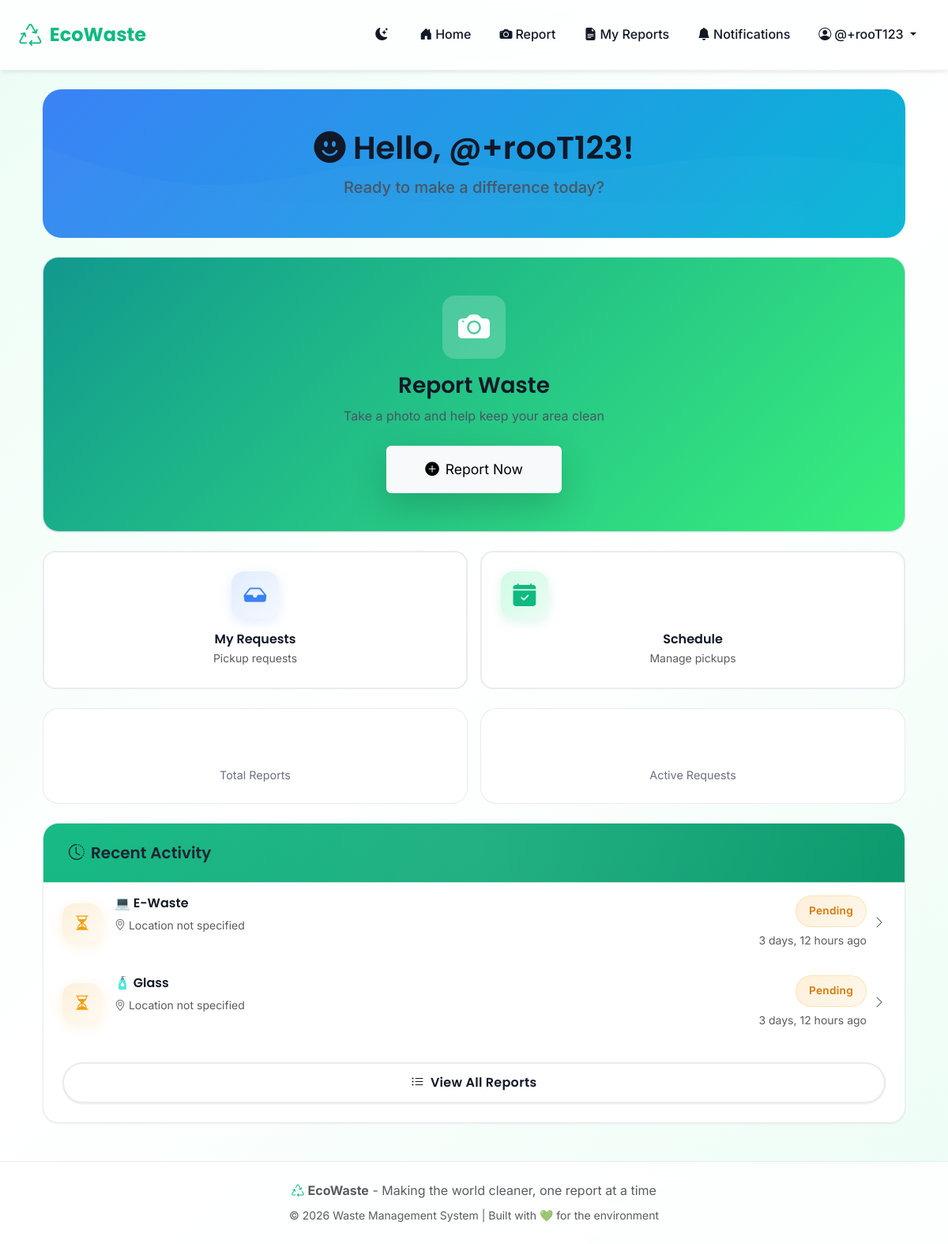
The app's page / (signed in) with its own data.
### mainapp/models.py (models this page shows, shortened)
class WasteReport(models.Model):
    WASTE_TYPE_CHOICES = [
        ('plastic', '♻️ Plastic'),
        ('paper', '📦 Paper'),
        ('organic', '🍌 Organic / Wet Waste'),
        ('metal', '🔩 Metal'),
        ('glass', '🧴 Glass'),
        ('e_waste', '💻 E-Waste'),
        ('medical', '🏥 Medical Waste'),
        ('construction', '🧱 Construction Waste'),
        ('other', '❓ Other'),
    ]
    QUANTITY_TYPE_CHOICES = [
        ('small', 'Small (1–2 kg)'),
        ('medium', 'Medium (3–10 kg)'),
        ('large', 'Large (10+ kg)'),
    ]
    CONDITION_CHOICES = [
        ('dry', 'Dry'),
        ('wet', 'Wet'),
        ('mixed', 'Mixed'),
        ('hazardous', 'Hazardous'),
    ]
    STATUS_CHOICES = [
        ('pending', 'Pending'),
        ('confirmed', 'Confirmed'),
        ('in_progress', 'In Progress'),
        ('completed', 'Completed'),
        ('cancelled', 'Cancelled'),
    ]
    user = models.ForeignKey(User, on_delete=models.CASCADE, related_name='waste_reports')
    name = models.CharField(max_length=200, blank=True)
    mobile_number = models.CharField(max_length=15, blank=True)
    email = models.EmailField(blank=True)
    waste_type = models.CharField(max_length=20, choices=WASTE_TYPE_CHOICES)
    waste_type_other = models.CharField(max_length=100, blank=True, help_text="Specify if 'Other' is selected")
    quantity_type = models.CharField(max_length=10, choices=QUANTITY_TYPE_CHOICES)
    exact_quantity = models.DecimalField(max_digits=8, decimal_places=2, null=True, blank=True, help_text="Exact quantity in kg")
    waste_condition = models.CharField(max_length=20, choices=CONDITION_CHOICES, blank=True)
    image = models.ImageField(upload_to='waste_reports/', help_text="Upload waste photo")
    location_auto = models.BooleanField(default=False)
    latitude = models.DecimalField(max_digits=8, decimal_places=5, null=True, blank=True)
    longitude = models.DecimalField(max_digits=8, decimal_places=5, null=True, blank=True)
    area = models.CharField(max_length=200, blank=True)
    city = models.CharField(max_length=100, blank=True)
    state = models.CharField(max_length=100, blank=True)
    landmark = models.CharField(max_length=200, blank=True)
    full_address = models.TextField(blank=True, help_text="Complete pickup address with house/flat number, street, etc.")
    additional_notes = models.TextField(blank=True)
    status = models.CharField(max_length=20, choices=STATUS_CHOICES, default='pending')
    created_at = models.DateTimeField(auto_now_add=True)
    updated_at = models.DateTimeField(auto_now=True)
    class Meta:
        ordering = ['-created_at']

### mainapp/views.py (the view)
# urls.py: path('', views.home, name='home'),
def home(request):
    context = {}
    if request.user.is_authenticated:
        recent_reports = WasteReport.objects.filter(user=request.user)[:3]
        total_reports = WasteReport.objects.filter(user=request.user).count()
        if not hasattr(request.user, 'buyer_profile'):
            pending_requests_count = PickupRequest.objects.filter(
                user=request.user,
                status='pending'
            ).count()
            context['pending_requests_count'] = pending_requests_count
        context.update({
            'recent_reports': recent_reports,
            'total_reports': total_reports,
        })
    return render(request, 'mainapp/home.html', context)

### mainapp/templates/mainapp/home.html (shortened to what this page needs)
{% extends 'mainapp/base.html' %}
{% block content %}
{% if user.is_authenticated %}
<div class="container">
    <div class="hero-section gradient-blue text-white mb-4 fade-in">
        <div class="hero-content text-center">
            <h1 class="mb-2">
                <i class="bi bi-emoji-smile-fill"></i> Hello, {{ user.username }}!
            </h1>
            <p class="mb-0 fs-5 fw-medium">Ready to make a difference today?</p>
        </div>
    </div>
    <a href="{% url 'waste_report_create' %}" class="text-decoration-none d-block mb-4 slide-in-left">
        <div class="modern-card gradient-eco text-white hover-lift p-5 text-center position-relative overflow-hidden">
            <div class="position-relative" style="z-index: 2;">
                <div class="icon-box mx-auto mb-3" style="background: rgba(255, 255, 255, 0.2); width: 80px; height: 80px;">
                    <i class="bi bi-camera-fill text-white" style="font-size: 2.5rem;"></i>
                </div>
                <h3 class="mb-2">Report Waste</h3>
                <p class="mb-4 opacity-90">Take a photo and help keep your area clean</p>
                <span class="btn btn-light btn-modern-lg px-5 shadow-lg">
                    <i class="bi bi-plus-circle-fill me-2"></i>Report Now
                </span>
            </div>
        </div>
    </a>
    <div class="row g-3 mb-4">
        <div class="col-6 slide-in-left delay-1">
            <a href="{% url 'user_notifications' %}" class="text-decoration-none">
                <div class="quick-action-card text-center">
                    <div class="position-relative d-inline-block mb-3">
                        <div class="icon-box icon-box-blue">
                            <i class="bi bi-inbox-fill"></i>
                        </div>
                    </div>
                    <h6 class="mb-0 fw-semibold">My Requests</h6>
                    <small class="text-muted">Pickup requests</small>
                </div>
            </a>
        </div>
        <div class="col-6 slide-in-right delay-1">
            <a href="{% url 'waste_report_list' %}" class="text-decoration-none">
                <div class="quick-action-card text-center">
                    <div class="icon-box icon-box-green mb-3">
                        <i class="bi bi-calendar-check-fill"></i>
                    </div>
                    <h6 class="mb-0 fw-semibold">Schedule</h6>
                    <small class="text-muted">Manage pickups</small>
                </div>
            </a>
        </div>
    </div>
    <div class="row g-3 mb-4">
        <div class="col-6 slide-in-left delay-2">
            <div class="stats-card">
                <div class="stats-number">{{ total_reports }}</div>
                <div class="stats-label">Total Reports</div>
            </div>
        </div>
        <div class="col-6 slide-in-right delay-2">
            <div class="stats-card">
                <div class="stats-number">{{ pending_requests_count }}</div>
                <div class="stats-label">Active Requests</div>
            </div>
        </div>
    </div>
    <div class="modern-card mb-4 fade-in delay-3">
        <div class="modern-card-header">
            <h5 class="mb-0 fw-semibold">
                <i class="bi bi-clock-history me-2"></i>Recent Activity
            </h5>
        </div>
        <div class="modern-card-body p-0">
            {% if recent_reports %}
            <div class="list-group list-group-flush">
                {% for report in recent_reports %}
                <a href="{% url 'waste_report_detail' report.pk %}" class="list-group-item list-group-item-action border-0 px-4 py-3 hover-lift">
                    <div class="d-flex align-items-center">
                        <div class="me-3">
                            {% if report.status == 'collected' %}
                            <div class="icon-box icon-box-green" style="width: 50px; height: 50px; font-size: 1.3rem;">
                                <i class="bi bi-check-circle-fill"></i>
                            </div>
                            {% elif report.status == 'assigned' or report.status == 'scheduled' %}
                            <div class="icon-box icon-box-blue" style="width: 50px; height: 50px; font-size: 1.3rem;">
                                <i class="bi bi-clock-fill"></i>
                            </div>
                            {% else %}
                            <div class="icon-box icon-box-orange" style="width: 50px; height: 50px; font-size: 1.3rem;">
                                <i class="bi bi-hourglass-split"></i>
                            </div>
                            {% endif %}
                        </div>
                        <div class="flex-grow-1">
                            <div class="d-flex justify-content-between align-items-start">
                                <div>
                                    <h6 class="mb-1 fw-semibold">{{ report.get_waste_type_display }}</h6>
                                    <small class="text-muted">
                                        <i class="bi bi-geo-alt"></i> {{ report.location|default:"Location not specified" }}
                                    </small>
                                </div>
                                <div class="text-end">
                                    <span class="status-badge status-badge-{% if report.status == 'collected' %}completed{% elif report.status == 'assigned' or report.status == 'scheduled' %}scheduled{% else %}pending{% endif %}">
                                        {{ report.get_status_display }}
                                    </span>
                                    <div class="mt-1"><small class="text-muted">{{ report.created_at|timesince }} ago</small></div>
                                </div>
                            </div>
                        </div>
                        <i class="bi bi-chevron-right text-muted ms-2"></i>
                    </div>
                </a>
                {% endfor %}
            </div>
            <div class="p-4">
                <a href="{% url 'waste_report_list' %}" class="btn btn-modern btn-modern-secondary w-100">
                    <i class="bi bi-list-ul me-2"></i>View All Reports
                </a>
            </div>
            {% endif %}
        </div>
    </div>
</div>
{% endif %}
{% endblock %}

### mainapp/templates/mainapp/base.html (shortened to what this page needs)
<!DOCTYPE html>
<html lang="en" data-theme="light">
<head>
    <link href="https://cdn.jsdelivr.net/npm/bootstrap@5.3.0/dist/css/bootstrap.min.css" rel="stylesheet">
    <link rel="stylesheet" href="https://cdn.jsdelivr.net/npm/bootstrap-icons@1.11.0/font/bootstrap-icons.css">
    {% load static %}
    <link rel="stylesheet" href="{% static 'mainapp/css/modern-ui.css' %}">
</head>
<body>
    <nav class="navbar navbar-expand-lg navbar-modern sticky-top">
        <div class="container-fluid px-4">
            <a class="navbar-brand" href="{% url 'home' %}">
                <i class="bi bi-recycle"></i> <span class="fw-bold">EcoWaste</span>
            </a>
            <div class="collapse navbar-collapse" id="navbarNav">
                <ul class="navbar-nav ms-auto align-items-lg-center gap-1">
                    {% if user.is_authenticated %}
                    {% if user.buyer_profile %}
                    <li class="nav-item">
                        <a class="nav-link px-3" href="{% url 'buyer_dashboard' %}">
                            <i class="bi bi-speedometer2 me-1"></i>Dashboard
                        </a>
                    </li>
                    <li class="nav-item">
                        <a class="nav-link px-3" href="{% url 'buyer_profile' %}">
                            <i class="bi bi-person-circle me-1"></i>Profile
                        </a>
                    </li>
                    <li class="nav-item ms-2">
                        <div class="badge bg-success bg-opacity-10 text-success px-3 py-2">
                            <i class="bi bi-shop me-1"></i>{{ user.buyer_profile.shop_name }}
                        </div>
                    </li>
                    <li class="nav-item ms-2">
                        <form method="post" action="{% url 'logout' %}" class="d-inline">
                            {% csrf_token %}
                            <button type="submit" class="btn btn-modern btn-modern-secondary btn-sm">
                                <i class="bi bi-box-arrow-right me-1"></i>Logout
                            </button>
                        </form>
                    </li>
                    {% else %}
                    <li class="nav-item">
                        <button class="nav-link px-3 border-0 bg-transparent" onclick="toggleTheme()" title="Toggle Dark/Light Mode">
                            <i class="bi bi-moon-stars-fill me-1" id="themeIcon"></i>
                        </button>
                    </li>
                    <li class="nav-item">
                        <a class="nav-link px-3" href="{% url 'home' %}">
                            <i class="bi bi-house-door-fill me-1"></i>Home
                        </a>
                    </li>
                    <li class="nav-item">
                        <a class="nav-link px-3" href="{% url 'waste_report_create' %}">
                            <i class="bi bi-camera-fill me-1"></i>Report
                        </a>
                    </li>
                    <li class="nav-item">
                        <a class="nav-link px-3" href="{% url 'waste_report_list' %}">
                            <i class="bi bi-file-earmark-text-fill me-1"></i>My Reports
                        </a>
                    </li>
                    <li class="nav-item">
                        <a class="nav-link px-3 position-relative" href="{% url 'user_notifications' %}">
                            <i class="bi bi-bell-fill me-1"></i>Notifications
                        </a>
                    </li>
                    <li class="nav-item dropdown">
                        <a class="nav-link dropdown-toggle px-3" href="#" role="button" data-bs-toggle="dropdown">
                            <i class="bi bi-person-circle me-1"></i>{{ user.username|truncatechars:12 }}
                        </a>
                    </li>
                    {% endif %}
                    {% endif %}
                </ul>
            </div>
        </div>
    </nav>
    <div class="content">
        <div class="container mt-4 mb-5">
            {% block content %}
            {% endblock %}
        </div>
    </div>
    <footer class="text-center py-4" style="background: var(--glass-bg); backdrop-filter: blur(20px); border-top: 1px solid var(--border-color);">
        <div class="container">
            <p class="text-muted mb-2">
                <i class="bi bi-recycle text-success"></i>
                <strong>EcoWaste</strong> - Making the world cleaner, one report at a time
            </p>
            <p class="text-muted small mb-0">
                &copy; 2026 Waste Management System | Built with 💚 for the environment
            </p>
        </div>
    </footer>
</body>
</html>

### mainapp/templates/mainapp/base.html (style rules this page uses)
body { min-height: 100vh; display: flex; flex-direction: column; }
.content { flex: 1; }

### records on screen
WasteReport: waste_type "💻 E-Waste", location "Location not specified", status "Pending", created_at "3 days, 12 hours"
WasteReport: waste_type "🧴 Glass", location "Location not specified", status "Pending", created_at "3 days, 12 hours"

### other values on screen
{{ user.username|truncatechars:12 }} "@+rooT123"
{{ user.username }} "@+rooT123"
